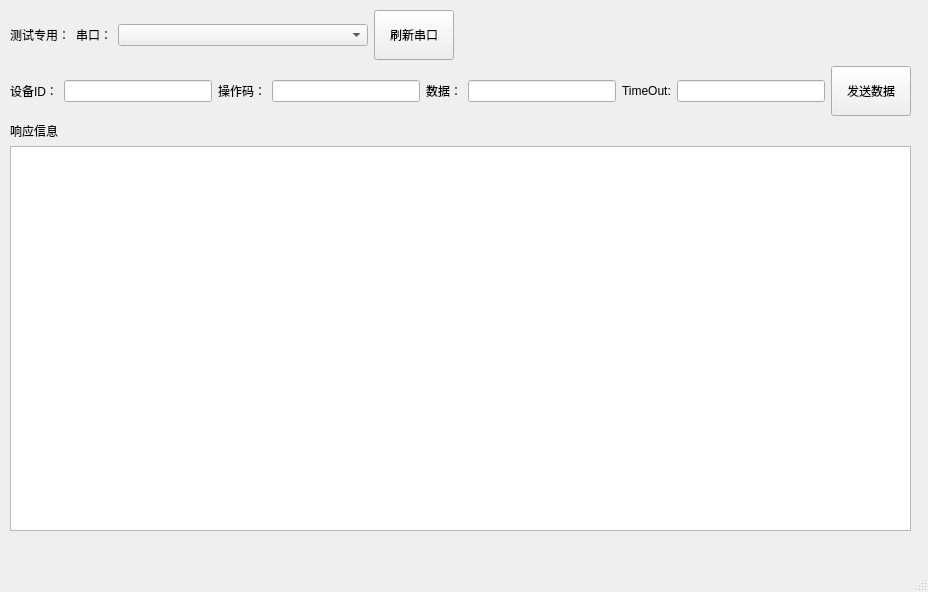
<?xml version="1.0" encoding="UTF-8"?>
<ui version="4.0">
 <class>tab3_window</class>
 <widget class="QMainWindow" name="tab3_window">
  <property name="geometry">
   <rect>
    <x>0</x>
    <y>0</y>
    <width>928</width>
    <height>592</height>
   </rect>
  </property>
  <property name="windowTitle">
   <string>MainWindow</string>
  </property>
  <widget class="QWidget" name="centralwidget">
   <widget class="QWidget" name="verticalLayoutWidget">
    <property name="geometry">
     <rect>
      <x>0</x>
      <y>0</y>
      <width>921</width>
      <height>541</height>
     </rect>
    </property>
    <layout class="QVBoxLayout" name="verticalLayout">
     <property name="leftMargin">
      <number>10</number>
     </property>
     <property name="topMargin">
      <number>10</number>
     </property>
     <property name="rightMargin">
      <number>10</number>
     </property>
     <property name="bottomMargin">
      <number>10</number>
     </property>
     <item>
      <layout class="QHBoxLayout" name="horizontalLayout">
       <item>
        <widget class="QLabel" name="label">
         <property name="text">
          <string>测试专用：</string>
         </property>
        </widget>
       </item>
       <item>
        <widget class="QLabel" name="label_2">
         <property name="text">
          <string>串口：</string>
         </property>
        </widget>
       </item>
       <item>
        <widget class="QComboBox" name="tab_3_port_combox">
         <property name="minimumSize">
          <size>
           <width>250</width>
           <height>0</height>
          </size>
         </property>
        </widget>
       </item>
       <item>
        <widget class="QPushButton" name="tab_3_refresh_port_btn">
         <property name="minimumSize">
          <size>
           <width>0</width>
           <height>50</height>
          </size>
         </property>
         <property name="text">
          <string>刷新串口</string>
         </property>
        </widget>
       </item>
       <item>
        <spacer name="horizontalSpacer">
         <property name="orientation">
          <enum>Qt::Horizontal</enum>
         </property>
         <property name="sizeHint" stdset="0">
          <size>
           <width>40</width>
           <height>20</height>
          </size>
         </property>
        </spacer>
       </item>
      </layout>
     </item>
     <item>
      <layout class="QVBoxLayout" name="verticalLayout_3">
       <property name="bottomMargin">
        <number>0</number>
       </property>
       <item>
        <layout class="QHBoxLayout" name="horizontalLayout_2">
         <item>
          <widget class="QLabel" name="label_7">
           <property name="text">
            <string>设备ID：</string>
           </property>
          </widget>
         </item>
         <item>
          <widget class="QLineEdit" name="slave_line"/>
         </item>
         <item>
          <widget class="QLabel" name="label_8">
           <property name="text">
            <string>操作码：</string>
           </property>
          </widget>
         </item>
         <item>
          <widget class="QLineEdit" name="function_line"/>
         </item>
         <item>
          <widget class="QLabel" name="label_3">
           <property name="text">
            <string>数据：</string>
           </property>
          </widget>
         </item>
         <item>
          <widget class="QLineEdit" name="data_line">
           <property name="minimumSize">
            <size>
             <width>100</width>
             <height>0</height>
            </size>
           </property>
          </widget>
         </item>
         <item>
          <widget class="QLabel" name="label_6">
           <property name="text">
            <string>TimeOut:</string>
           </property>
          </widget>
         </item>
         <item>
          <widget class="QLineEdit" name="timeout_line">
           <property name="text">
            <string/>
           </property>
          </widget>
         </item>
         <item>
          <widget class="QPushButton" name="send_btn">
           <property name="minimumSize">
            <size>
             <width>0</width>
             <height>50</height>
            </size>
           </property>
           <property name="text">
            <string>发送数据</string>
           </property>
          </widget>
         </item>
        </layout>
       </item>
       <item>
        <layout class="QVBoxLayout" name="verticalLayout_4">
         <property name="bottomMargin">
          <number>0</number>
         </property>
         <item>
          <layout class="QVBoxLayout" name="verticalLayout_5">
           <item>
            <widget class="QLabel" name="label_4">
             <property name="text">
              <string>响应信息</string>
             </property>
            </widget>
           </item>
          </layout>
         </item>
         <item>
          <layout class="QVBoxLayout" name="verticalLayout_6">
           <item>
            <widget class="QListWidget" name="tab_3_responselist"/>
           </item>
          </layout>
         </item>
        </layout>
       </item>
      </layout>
     </item>
    </layout>
   </widget>
  </widget>
  <widget class="QMenuBar" name="menubar">
   <property name="geometry">
    <rect>
     <x>0</x>
     <y>0</y>
     <width>928</width>
     <height>22</height>
    </rect>
   </property>
  </widget>
  <widget class="QStatusBar" name="statusbar"/>
 </widget>
 <resources/>
 <connections/>
</ui>
